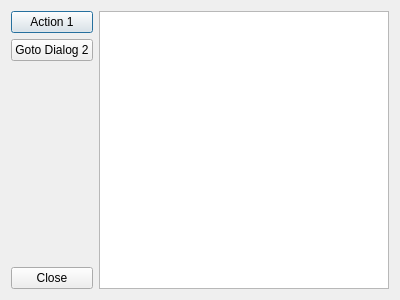
<?xml version="1.0" encoding="UTF-8"?>
<ui version="4.0">
 <class>SingletonDemoDialog</class>
 <widget class="QDialog" name="SingletonDemoDialog">
  <property name="geometry">
   <rect>
    <x>0</x>
    <y>0</y>
    <width>400</width>
    <height>300</height>
   </rect>
  </property>
  <property name="windowTitle">
   <string>Singleton Pattern</string>
  </property>
  <layout class="QHBoxLayout" name="horizontalLayout">
   <item>
    <layout class="QVBoxLayout" name="verticalLayout">
     <item>
      <widget class="QPushButton" name="btnAction1">
       <property name="text">
        <string>Action 1</string>
       </property>
      </widget>
     </item>
     <item>
      <widget class="QPushButton" name="btnDialog2">
       <property name="text">
        <string>Goto Dialog 2</string>
       </property>
      </widget>
     </item>
     <item>
      <spacer name="verticalSpacer">
       <property name="orientation">
        <enum>Qt::Vertical</enum>
       </property>
       <property name="sizeHint" stdset="0">
        <size>
         <width>20</width>
         <height>40</height>
        </size>
       </property>
      </spacer>
     </item>
     <item>
      <widget class="QPushButton" name="btnClose">
       <property name="text">
        <string>Close</string>
       </property>
      </widget>
     </item>
    </layout>
   </item>
   <item>
    <widget class="QListWidget" name="lstConsole"/>
   </item>
  </layout>
 </widget>
 <resources/>
 <connections>
  <connection>
   <sender>btnClose</sender>
   <signal>clicked()</signal>
   <receiver>SingletonDemoDialog</receiver>
   <slot>reject()</slot>
   <hints>
    <hint type="sourcelabel">
     <x>52</x>
     <y>279</y>
    </hint>
    <hint type="destinationlabel">
     <x>36</x>
     <y>226</y>
    </hint>
   </hints>
  </connection>
 </connections>
</ui>
